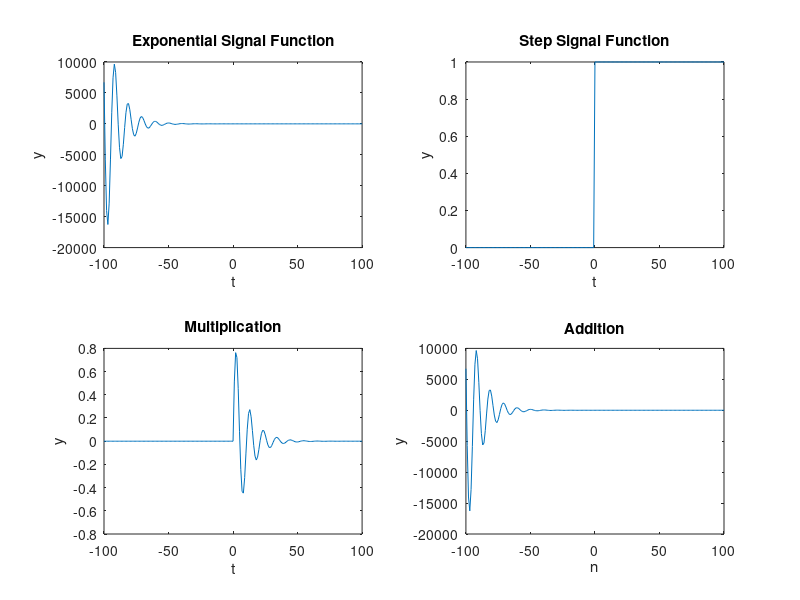

Here is the MATLAB script that generated this plot:
clc;
clear;
t=-100:100;
subplot(2,2,1);
y1=exp(-0.1*t).*sin(0.6*t);
plot(t,y1);
xlabel('t');
ylabel('y');
title('Exponential Signal Function');



subplot(2,2,2);

y2=t>=0;
plot(t,y2);
xlabel('t');
ylabel('y');
title('Step Signal Function');


subplot(2,2,3);
y3=y1.*y2;
plot(t,y3);
xlabel('t');
ylabel('y');
title('Multiplication');

subplot(2,2,4);
y4=y1+y2;
plot(t,y4);
xlabel('n');
ylabel('y');
title('Addition');
